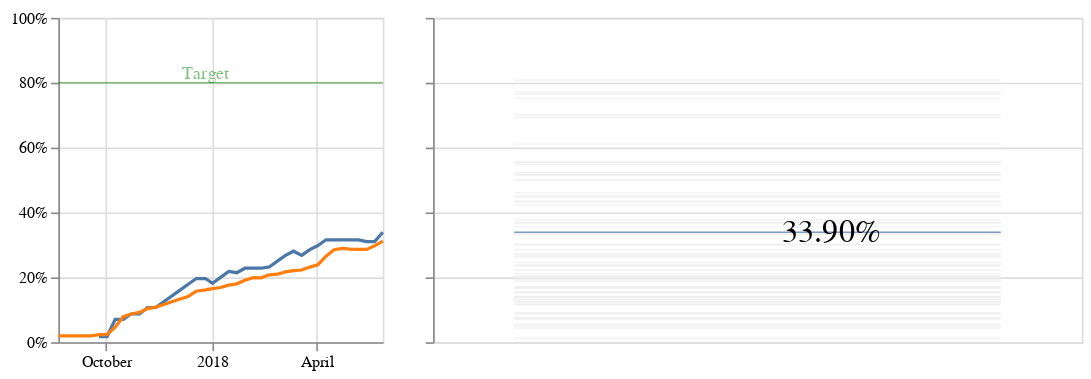

The notebook cell this image was saved under:
### Code cell
metric = 'AAA'
name = 'Robert Rieger'
chart = make_individual_metric_chart(metric, name)
chart
